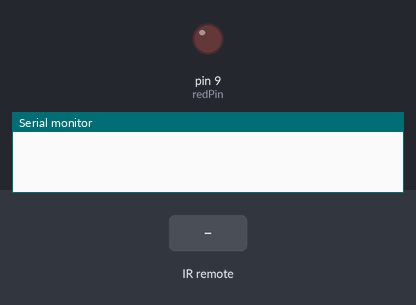
The sketch below on a simulated Arduino Uno, built with avr-gcc and run on an emulated ATmega328P. Shown: output pins drawn as LEDs (lit = HIGH), the last lines printed to the serial monitor. Inputs (shaded band) come from the test bench.

Above: at 1.2 s.
1.3 s: infrared code 0x100C received
At 1.9 s:
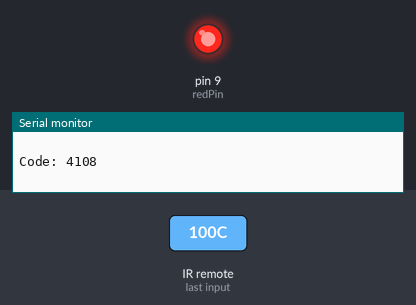
2.8 s: infrared code 0x1100C received
At 3.1 s:
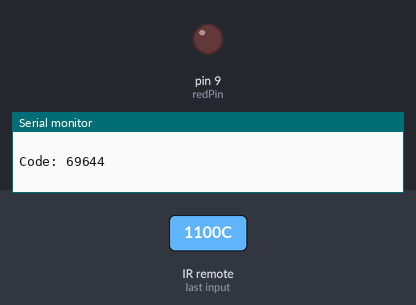
Timing chart, 0 to 5.8 s (numbered marks = the images above; inputs shaded):
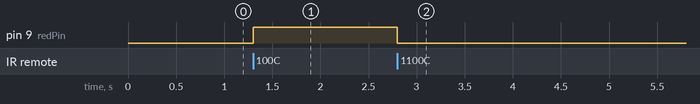

The sketch:

IR_Control_Circuit_Arduino.ino
```cpp
#include <IRremote.h> //including infrared remote header file
const int RECV_PIN=7;    //create a receiver on pin number 7
IRrecv irrecv(RECV_PIN);
const int redPin = 9;
decode_results results;


void setup()
{
Serial.begin(9600);
irrecv.enableIRIn();
pinMode(redPin, OUTPUT);
}
void loop() {

if (irrecv.decode(&results))// Returns 0 if no data ready, 1 if data ready.
{
  switch(results.value){
    case 4108: //Remote shutter button
    digitalWrite(redPin, HIGH);
  }
  switch(results.value) {
    case 69644: //remote shutter button
    digitalWrite(redPin, LOW);
  }


int readResults = results.value;// Results of decoding are stored in result.value
Serial.println(" ");
Serial.print("Code: ");
Serial.println(results.value); //prints the value a a button press
Serial.println(" ");
irrecv.resume(); // Restart the ISR state machine and Receive the next value
}
}
```

Measured:
- after the input at 1.3 s, pin 9 (redPin): LOW → HIGH at once
- after the input at 2.8 s, pin 9 (redPin): HIGH → LOW at once
